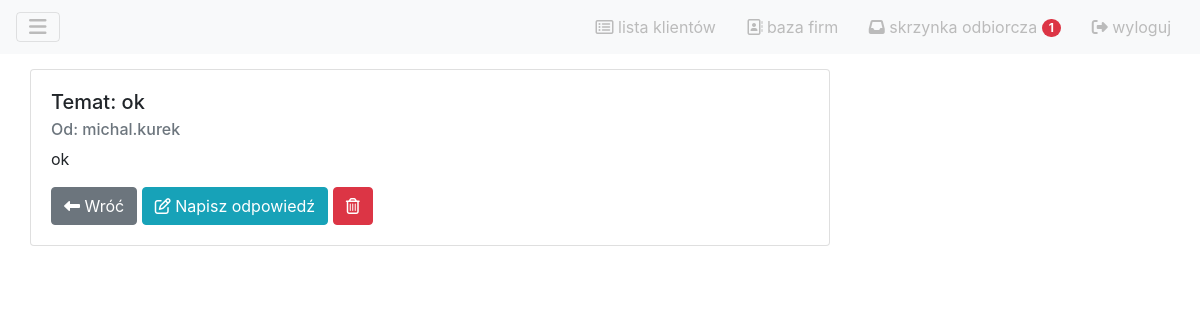
The app's page /messages/detail/30/ (signed in) with its own data.
### msg/models.py (models this page shows, shortened)
class Message(models.Model):
	temat = models.CharField(max_length=50)
	nadawca = models.ForeignKey(User, related_name="sender", on_delete=models.SET_DEFAULT, default='nieznany_użytkownik')
	odbiorca = models.ForeignKey(User, related_name="receiver", on_delete=models.SET_DEFAULT, default='nieznany_użytkownik')
	wiadomosc = models.TextField("wiadomość")
	data_utworzenia = models.DateTimeField()
	data_odczytania = models.DateTimeField(null=True, blank=True)
	data_odpowiedzi = models.DateTimeField(null=True, blank=True)

### msg/views.py (the view, shortened to what this page needs)
# urls.py: re_path(r'^detail/(?P<msg_id>\d+)/$', views.ReplyMessage.as_view(), name='reply'),
class ReplyMessage(generic.View):
	model = Message
	form_class = ReplyMsgForm
	template_name = 'msg/message_view.html'
	success_url = reverse_lazy("msg:inbox")
	def get(self, request, msg_id):
		form = self.form_class(None)
		current_msg = get_object_or_404(Message, id=msg_id)
		if current_msg.data_odczytania is None:
			current_msg.data_odczytania = date_time_today
			current_msg.save()
		context = {
			'form': form,
			'current_msg' : current_msg,
		}
		return render(request, self.template_name, context)

### board/templatetags/inbox_tags.py (called while the page is built)
@register.simple_tag(takes_context=True)
def unread_msg_counter(context):
	request = context['user']
	return Message.objects.all().filter(data_odczytania=None).filter(odbiorca=request).count()

### msg/templates/msg/message_view.html (shortened to what this page needs)
{% extends 'board/base.html' %}
{% load crispy_forms_tags %}
{% block content %}
    <div class="card" style="width: 50rem;">
        <div class="card-body">
            <h5 class="card-title">Temat: {{ current_msg.temat }}</h5>
            <h6 class="card-subtitle mb-2 text-muted">Od: {{ current_msg.nadawca }}</h6>
            <p class="card-text">{{ current_msg.wiadomosc }}</p>
            <a href="{% url 'msg:inbox' %}" class="btn btn-secondary"><i class="fas fa-long-arrow-alt-left"></i> Wróć</a>
            <button type="button" class="btn btn-info" data-toggle="collapse" data-target="#collapseReplyForm" aria-expanded="false" aria-controls="collapseReplyForm"><i class="far fa-edit"></i> Napisz odpowiedź </button>
            <a href="{% url 'msg:delete' pk=current_msg.id %}" type="button" class="btn btn-danger mr-auto"><i class="far fa-trash-alt"></i></a>
        </div>
    </div>
{% endblock%}

### board/templates/board/base.html (shortened to what this page needs)
<!DOCTYPE html>
<html lang="en">
<head>
{% load static %}
{% load inbox_tags%}
<link rel="stylesheet" href="https://stackpath.bootstrapcdn.com/bootstrap/4.3.1/css/bootstrap.min.css">
<link rel="stylesheet" href="{% static 'board/base.css' %}">
</head>
<body>
<div id="wrapper">
    <nav id="navbar-wrapper">
        <div class="navbar navbar-light bg-light">
            <button class="navbar-toggler" type="button" data-toggle="collapse" data-target="#navbarToggleExternalContent" aria-controls="navbarToggleExternalContent" aria-expanded="false" aria-label="Toggle navigation">
                <a href="#" class="navbar-elements" id="menu-toggle"><i class="fas fa-bars"></i></a>
            </button>
            <div class="text-right">
                <button class="btn btn-light" type="button"><a class="navbar-elements" href="{% url 'clients:list' %}"><i class="far fa-list-alt"></i> lista klientów </a></button>
                <button class="btn btn-light" type="button"><a class="navbar-elements" href="{% url 'companies:list' %}"><i class="far fa-address-book"></i> baza firm </a></button>
                <button class="btn btn-light" type="button">
                    <a class="navbar-elements" href="{% url 'msg:inbox' %}">
                        <i class="fas fa-inbox"></i>
                        skrzynka odbiorcza
                        {% unread_msg_counter as unread_msg_counter_flag %}
                        {% if unread_msg_counter_flag != 0 %}
                        <span class="badge badge-pill badge-danger">{% unread_msg_counter %} </span>
                        {% endif %}
                    </a>
                </button>
                <button class="btn btn-light" type="button"><a class="navbar-elements" href="{% url 'logout' %}"><i class="fas fa-sign-out-alt"></i> wyloguj</a></button>
            </div>
        </div>
    </nav>
        <div id="page-content-wrapper">
            <div class="container-fluid">
                <div class="row">
                    <div class="col-lg-12">
                        {% block content %}
                        {% endblock %}
                    </div>
                </div>
            </div>
        </div>
</div>
</body>
</html>

### board/static/board/base.css (style rules this page uses)
#navbar-wrapper { height: 5%; }
.navbar-elements { text-decoration: none; color: #bbb; }
#page-content-wrapper { width: 100%; position: absolute; padding: 15px; }

### records on screen
Message: temat "ok", nadawca "michal.kurek", wiadomosc "ok"
